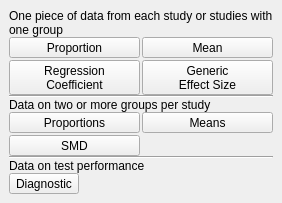
<?xml version="1.0" encoding="UTF-8"?>
<ui version="4.0">
 <class>DataTypePage</class>
 <widget class="QWizardPage" name="DataTypePage">
  <property name="geometry">
   <rect>
    <x>0</x>
    <y>0</y>
    <width>0</width>
    <height>0</height>
   </rect>
  </property>
  <property name="sizePolicy">
   <sizepolicy hsizetype="Preferred" vsizetype="Preferred">
    <horstretch>0</horstretch>
    <verstretch>0</verstretch>
   </sizepolicy>
  </property>
  <property name="windowTitle">
   <string>WizardPage</string>
  </property>
  <property name="title">
   <string>What type of data do you have?</string>
  </property>
  <layout class="QVBoxLayout" name="workflowPageLayout">
   <property name="leftMargin"><number>0</number></property>
   <property name="topMargin"><number>0</number></property>
   <property name="rightMargin"><number>0</number></property>
   <property name="bottomMargin"><number>0</number></property>
   <item>
    <widget class="QScrollArea" name="pageScrollArea">
     <property name="focusPolicy"><enum>Qt::NoFocus</enum></property>
     <property name="frameShape"><enum>QFrame::NoFrame</enum></property>
     <property name="widgetResizable"><bool>true</bool></property>
     <widget class="QWidget" name="pageScrollContent">
      <property name="sizePolicy"><sizepolicy hsizetype="Ignored" vsizetype="Preferred"><horstretch>0</horstretch><verstretch>0</verstretch></sizepolicy></property>
      <layout class="QVBoxLayout" name="verticalLayout">
       <property name="spacing"><number>0</number></property>
       <property name="sizeConstraint"><enum>QLayout::SetMinimumSize</enum></property>
       <item>
        <widget class="QLabel" name="label_2">
     <property name="font">
      <font>
       <underline>false</underline>
      </font>
     </property>
     <property name="text">
      <string>One piece of data from each study or studies with one group</string>
     </property>
     <property name="wordWrap"><bool>true</bool></property>
    </widget>
   </item>
   <item>
    <layout class="QGridLayout" name="oneArmDataTypesLayout">
     <property name="spacing"><number>2</number></property>
     <item row="0" column="0">
      <widget class="QToolButton" name="onearm_proportion_Button">
       <property name="sizePolicy"><sizepolicy hsizetype="Minimum" vsizetype="Minimum"><horstretch>0</horstretch><verstretch>0</verstretch></sizepolicy></property>
       <property name="text">
        <string>Proportion</string>
       </property>
       <property name="icon">
        <iconset resource="../images/icons.qrc">
         <normaloff>:/icons/dataset-types/one-arm-proportion.svg</normaloff>:/icons/dataset-types/one-arm-proportion.svg</iconset>
       </property>
       <property name="iconSize">
        <size>
         <width>40</width>
         <height>40</height>
        </size>
       </property>
       <property name="checkable">
        <bool>true</bool>
       </property>
       <property name="toolButtonStyle">
        <enum>Qt::ToolButtonTextUnderIcon</enum>
       </property>
       <attribute name="buttonGroup">
        <string notr="true">buttonGroup</string>
       </attribute>
      </widget>
     </item>
     <item row="0" column="1">
      <widget class="QToolButton" name="onearm_mean_Button">
       <property name="sizePolicy"><sizepolicy hsizetype="Minimum" vsizetype="Minimum"><horstretch>0</horstretch><verstretch>0</verstretch></sizepolicy></property>
       <property name="baseSize">
        <size>
         <width>10</width>
         <height>10</height>
        </size>
       </property>
       <property name="text">
        <string>Mean</string>
       </property>
       <property name="icon">
        <iconset resource="../images/icons.qrc">
         <normaloff>:/icons/dataset-types/one-arm-mean.svg</normaloff>:/icons/dataset-types/one-arm-mean.svg</iconset>
       </property>
       <property name="iconSize">
        <size>
         <width>40</width>
         <height>40</height>
        </size>
       </property>
       <property name="checkable">
        <bool>true</bool>
       </property>
       <property name="toolButtonStyle">
        <enum>Qt::ToolButtonTextUnderIcon</enum>
       </property>
       <attribute name="buttonGroup">
        <string notr="true">buttonGroup</string>
       </attribute>
      </widget>
     </item>
     <item row="1" column="0">
      <widget class="QToolButton" name="onearm_single_reg_coef_Button">
       <property name="sizePolicy"><sizepolicy hsizetype="Minimum" vsizetype="Minimum"><horstretch>0</horstretch><verstretch>0</verstretch></sizepolicy></property>
       <property name="baseSize">
        <size>
         <width>10</width>
         <height>10</height>
        </size>
       </property>
       <property name="text">
        <string>Regression
Coefficient</string>
       </property>
       <property name="icon">
        <iconset resource="../images/icons.qrc">
         <normaloff>:/icons/dataset-types/single-regression-coefficient.svg</normaloff>:/icons/dataset-types/single-regression-coefficient.svg</iconset>
       </property>
       <property name="iconSize">
        <size>
         <width>40</width>
         <height>40</height>
        </size>
       </property>
       <property name="checkable">
        <bool>true</bool>
       </property>
       <property name="toolButtonStyle">
        <enum>Qt::ToolButtonTextUnderIcon</enum>
       </property>
       <attribute name="buttonGroup">
        <string notr="true">buttonGroup</string>
       </attribute>
      </widget>
     </item>
     <item row="1" column="1">
      <widget class="QToolButton" name="onearm_generic_effect_size_Button">
       <property name="sizePolicy"><sizepolicy hsizetype="Minimum" vsizetype="Minimum"><horstretch>0</horstretch><verstretch>0</verstretch></sizepolicy></property>
       <property name="baseSize">
        <size>
         <width>10</width>
         <height>10</height>
        </size>
       </property>
       <property name="text">
        <string>Generic
Effect Size</string>
       </property>
       <property name="icon">
        <iconset resource="../images/icons.qrc">
         <normaloff>:/icons/dataset-types/generic-effect-size.svg</normaloff>:/icons/dataset-types/generic-effect-size.svg</iconset>
       </property>
       <property name="iconSize">
        <size>
         <width>54</width>
         <height>40</height>
        </size>
       </property>
       <property name="checkable">
        <bool>true</bool>
       </property>
       <property name="toolButtonStyle">
        <enum>Qt::ToolButtonTextUnderIcon</enum>
       </property>
       <property name="arrowType">
        <enum>Qt::NoArrow</enum>
       </property>
       <attribute name="buttonGroup">
        <string notr="true">buttonGroup</string>
       </attribute>
      </widget>
     </item>
    </layout>
   </item>
   <item>
    <widget class="Line" name="line_2">
     <property name="orientation">
      <enum>Qt::Horizontal</enum>
     </property>
    </widget>
   </item>
   <item>
    <widget class="QLabel" name="label_4">
     <property name="text">
      <string>Data on two or more groups per study</string>
     </property>
     <property name="wordWrap"><bool>true</bool></property>
    </widget>
   </item>
   <item>
    <layout class="QGridLayout" name="multiArmDataTypesLayout">
     <property name="spacing"><number>2</number></property>
     <item row="0" column="0">
      <widget class="QToolButton" name="twoarm_proportions_Button">
       <property name="sizePolicy"><sizepolicy hsizetype="Minimum" vsizetype="Minimum"><horstretch>0</horstretch><verstretch>0</verstretch></sizepolicy></property>
       <property name="baseSize">
        <size>
         <width>10</width>
         <height>10</height>
        </size>
       </property>
       <property name="text">
        <string>Proportions</string>
       </property>
       <property name="icon">
        <iconset resource="../images/icons.qrc">
         <normaloff>:/icons/dataset-types/two-arm-proportions.svg</normaloff>:/icons/dataset-types/two-arm-proportions.svg</iconset>
       </property>
       <property name="iconSize">
        <size>
         <width>72</width>
         <height>44</height>
        </size>
       </property>
       <property name="checkable">
        <bool>true</bool>
       </property>
       <property name="toolButtonStyle">
        <enum>Qt::ToolButtonTextUnderIcon</enum>
       </property>
       <attribute name="buttonGroup">
        <string notr="true">buttonGroup</string>
       </attribute>
      </widget>
     </item>
     <item row="0" column="1">
      <widget class="QToolButton" name="twoarm_means_Button">
       <property name="sizePolicy"><sizepolicy hsizetype="Minimum" vsizetype="Minimum"><horstretch>0</horstretch><verstretch>0</verstretch></sizepolicy></property>
       <property name="baseSize">
        <size>
         <width>10</width>
         <height>10</height>
        </size>
       </property>
       <property name="text">
        <string>Means</string>
       </property>
       <property name="icon">
        <iconset resource="../images/icons.qrc">
         <normaloff>:/icons/dataset-types/two-arm-means.svg</normaloff>:/icons/dataset-types/two-arm-means.svg</iconset>
       </property>
       <property name="iconSize">
        <size>
         <width>58</width>
         <height>40</height>
        </size>
       </property>
       <property name="checkable">
        <bool>true</bool>
       </property>
       <property name="toolButtonStyle">
        <enum>Qt::ToolButtonTextUnderIcon</enum>
       </property>
       <attribute name="buttonGroup">
        <string notr="true">buttonGroup</string>
       </attribute>
      </widget>
     </item>
     <item row="1" column="0">
      <widget class="QToolButton" name="twoarm_smds_Button">
       <property name="sizePolicy"><sizepolicy hsizetype="Minimum" vsizetype="Minimum"><horstretch>0</horstretch><verstretch>0</verstretch></sizepolicy></property>
       <property name="baseSize">
        <size>
         <width>10</width>
         <height>10</height>
        </size>
       </property>
       <property name="text">
        <string>SMD</string>
       </property>
       <property name="icon">
        <iconset resource="../images/icons.qrc">
         <normaloff>:/icons/dataset-types/standardized-mean-difference.svg</normaloff>:/icons/dataset-types/standardized-mean-difference.svg</iconset>
       </property>
       <property name="iconSize">
        <size>
         <width>40</width>
         <height>40</height>
        </size>
       </property>
       <property name="checkable">
        <bool>true</bool>
       </property>
       <property name="toolButtonStyle">
        <enum>Qt::ToolButtonTextUnderIcon</enum>
       </property>
       <attribute name="buttonGroup">
        <string notr="true">buttonGroup</string>
       </attribute>
      </widget>
     </item>
    </layout>
   </item>
   <item>
    <widget class="Line" name="line_4">
     <property name="orientation">
      <enum>Qt::Horizontal</enum>
     </property>
    </widget>
   </item>
   <item>
    <widget class="QLabel" name="label_5">
     <property name="text">
      <string>Data on test performance</string>
     </property>
     <property name="wordWrap"><bool>true</bool></property>
    </widget>
   </item>
   <item>
    <layout class="QHBoxLayout" name="diagnosticDataTypeLayout">
     <property name="spacing"><number>2</number></property>
     <item>
      <widget class="QToolButton" name="diagnostic_Button">
       <property name="sizePolicy"><sizepolicy hsizetype="Minimum" vsizetype="Minimum"><horstretch>0</horstretch><verstretch>0</verstretch></sizepolicy></property>
       <property name="baseSize">
        <size>
         <width>10</width>
         <height>10</height>
        </size>
       </property>
       <property name="text">
        <string>Diagnostic</string>
       </property>
       <property name="icon">
        <iconset resource="../images/icons.qrc">
         <normaloff>:/icons/dataset-types/diagnostic-data.svg</normaloff>:/icons/dataset-types/diagnostic-data.svg</iconset>
       </property>
       <property name="iconSize">
        <size>
         <width>40</width>
         <height>40</height>
        </size>
       </property>
       <property name="checkable">
        <bool>true</bool>
       </property>
       <property name="toolButtonStyle">
        <enum>Qt::ToolButtonTextUnderIcon</enum>
       </property>
       <attribute name="buttonGroup">
        <string notr="true">buttonGroup</string>
       </attribute>
      </widget>
     </item>
     <item>
      <spacer name="diagnosticDataTypeSpacer">
       <property name="orientation"><enum>Qt::Horizontal</enum></property>
       <property name="sizeType"><enum>QSizePolicy::Expanding</enum></property>
       <property name="sizeHint" stdset="0">
        <size><width>40</width><height>20</height></size>
       </property>
      </spacer>
     </item>
    </layout>
   </item>
      </layout>
     </widget>
    </widget>
   </item>
  </layout>
 </widget>
 <resources>
  <include location="../images/icons.qrc"/>
 </resources>
 <connections/>
 <buttongroups>
  <buttongroup name="buttonGroup"/>
 </buttongroups>
</ui>
